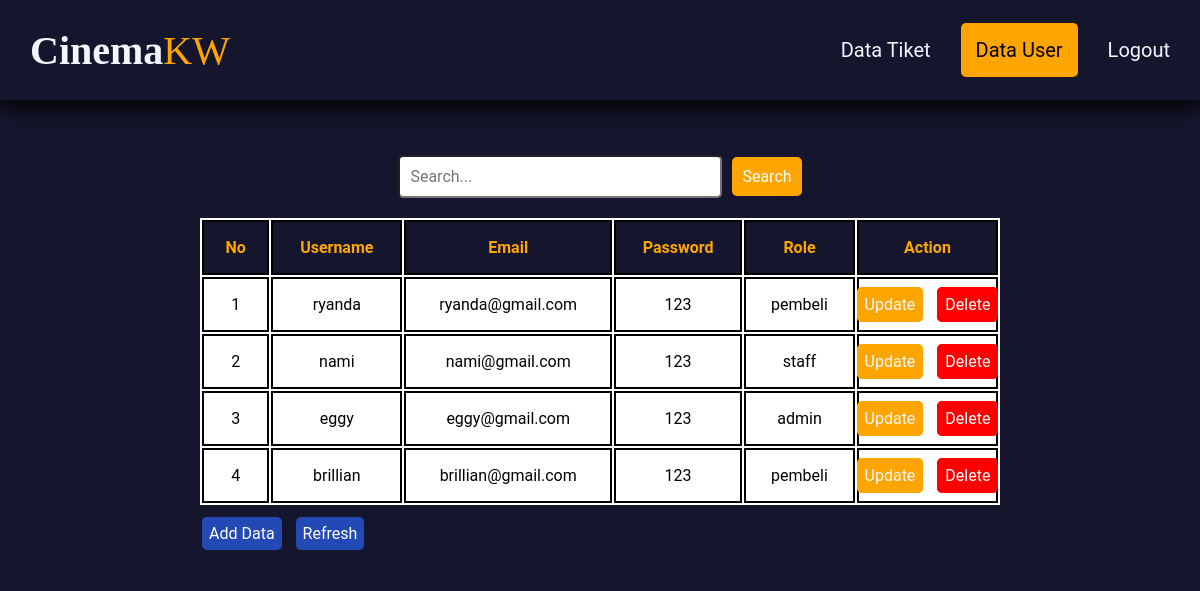
Screenshot of /crud_user.php (signed in) with the database file from the repository.
### tables this page shows
CREATE TABLE `user` (
  `id_user` int(11) NOT NULL,
  `username` varchar(50) NOT NULL,
  `email` varchar(50) NOT NULL,
  `password` varchar(50) NOT NULL,
  `role` varchar(20) NOT NULL
);

### crud_user.php (the view, shortened to what this page needs)
<?php
include 'koneksi.php';
$query = "SELECT * FROM user";
$result = mysqli_query($conn, $query);
?>
<!DOCTYPE html>
<html lang="en">
<head>
    <link rel="stylesheet" href="style/style.css">
    <link rel="stylesheet" href="style/crud.css">
</head>
<body>
  <div class="container">
    <nav class="wrapper">
        <div class="prof">
            <div class="fname">Cinema</div>
            <div class="lname">KW</div>
        </div>
        <?php if($_SESSION['role'] == 'admin'): ?>
            <ul class="nav">
              <li><a href="crud_tiket.php">Data Tiket</a></li>
              <li><a href="crud_user.php" class="active">Data User</a></li>
              <li><a href="logout.php">Logout</a></li>
            </ul>
            <?php endif; ?>
    </nav>
    <div class="table-user">
        <form method="GET" action="">
          <div class="search-container">
            <input type="text" name="search" placeholder="Search..." class="search-input">
            <button type="submit" class="search-button">Search</button>
          </div>
        </form>
        <table class="tabel">
            <thead>
            <tr class="table-judul">
              <th>No</th>
              <th><a style="color:orange" href="?sort=username">Username</a></th>
              <th><a style="color:orange" href="?sort=email">Email</a></th>
              <th>Password</th>
              <th><a style="color:orange" href="?sort=role">Role</a></th>
              <th>Action</th>
            </tr>
            </thead>
            <?php
              $i=1;
              while($row = mysqli_fetch_assoc($result)){
            ?>
            <tr>
                <td><?php echo $i?></td>
                <td><?php echo $row['username']?></td>
                <td><?php echo $row['email']?></td>
                <td><?php echo $row['password']?></td>
                <td><?php echo $row['role']?></td>
                <td>
                    <a href="crud_user/update.php?id=<?php echo $row['id_user']?>" class="btn-danger" role="button">Update</a>
                    <a href="crud_user/delete.php?id=<?php echo $row['id_user']?>" class="btn-warning" role="button">Delete</a>
                </td>
            </tr>
            <?php
            $i++;
            }
            ?>
        </table>
        <br>
        <div class ="tes">
        <a href="crud_user/create.php" class="btn-primary">Add Data</a>
        <a href="crud_user.php" class=btn-secondary>Refresh</a>
        </div>
    </div>
  </div>
</body>
</html>

### style/style.css (style rules this page uses)
*, html, body { margin: 0 ; padding: 0; font-family: "Roboto", sans-serif; }
body { background-color: rgb(21, 21, 46); }
.container { display: flex; flex-direction: column; width: 100%; height: auto; background-color: rgb(21, 21, 46); margin-bottom: 100px; }
.wrapper { margin-top: 0; display: flex; justify-content: space-between; align-items: center; font-size: 20px; padding: 15px; width: 97,5%; height: 70px; background-color:rgb(21, 21, 46); box-shadow: 0 7px 20px 0 black; z-index: 1; }
.prof { display: flex; flex-direction: row; font-size: 1.5em; padding: 15px; }
.fname { color: aliceblue; font-weight: 700; font-family: "Forte", "san-serif"; font-size: 40px; }
.lname { color: orange; font-weight: 400px; padding-left: 0px; font-family: "Forte", "san-serif"; font-size: 40px; }
.nav { display: flex; justify-content: center; align-items: center; }
.nav li { list-style-type: none; padding: 15px; }
.nav li a { color: aliceblue; font-size: 20px; text-decoration: none; }
.active { color: rgb(0, 0, 0) !important; background-color:orange; border-radius: 5px; padding: 15px; }

### style/crud.css (style rules this page uses)
table { background-color: rgb(255, 255, 255); justify-content: center; width: 100%; }
.tabel td { padding: 1rem; }
table tr { border: 2px solid black; }
table th { padding: 1rem !important; }
table td { border: 2px solid black !important; text-align: center; }
.table-judul { background-color: rgb(21, 21, 46); color: orange; }
.table-judul th { padding:8px; border:2px solid #000000 ; }
.table-user { margin-top: 30px; background-color: rgb(21, 21, 46); justify-content: center; margin-right: 200px; margin-left: 200px; border-radius: 10px; }
.search-container { display: flex; align-items: center; margin-bottom: 20px; margin-top: 25px; justify-content: center; }
.search-input { padding: 10px; border-radius: 5px; margin-right: 10px; font-size: 16px; width: 300px; }
.search-button { padding: 10px; border: none; border-radius: 5px; background-color: orange; color: white; font-size: 16px; cursor: pointer; }
.btn-danger { border: 1px solid orange; background-color: orange; padding: 7px; margin-right: 5px; margin-left: -30px; text-decoration: none; color: aliceblue; border-radius: 5px; }
.btn-warning { border: 1px solid red; background-color: red; padding: 7px; margin-left: 5px; margin-right: -30px; color: white; text-decoration: none; border-radius: 5px; }
.btn-primary { background-color: rgb(34, 73, 180); color: white; margin-bottom: 10px; padding: 7px; bottom: 0; margin-right: 10px; margin-left: 2px; text-decoration: none; border-radius: 5px; }
.btn-secondary { background-color: rgb(34, 73, 180); color: white; margin-bottom: 10px; padding: 7px; bottom: 0; margin-right: 20px; text-decoration: none; border-radius: 5px; }
.tes { margin-bottom: 20px; }
.table-judul a { text-decoration: none; }

### rows the page displays
user: username "ryanda", email "ryanda@gmail.com", password "123", role "pembeli"
user: username "nami", email "nami@gmail.com", password "123", role "staff"
user: username "eggy", email "eggy@gmail.com", password "123", role "admin"
user: username "brillian", email "brillian@gmail.com", password "123", role "pembeli"
